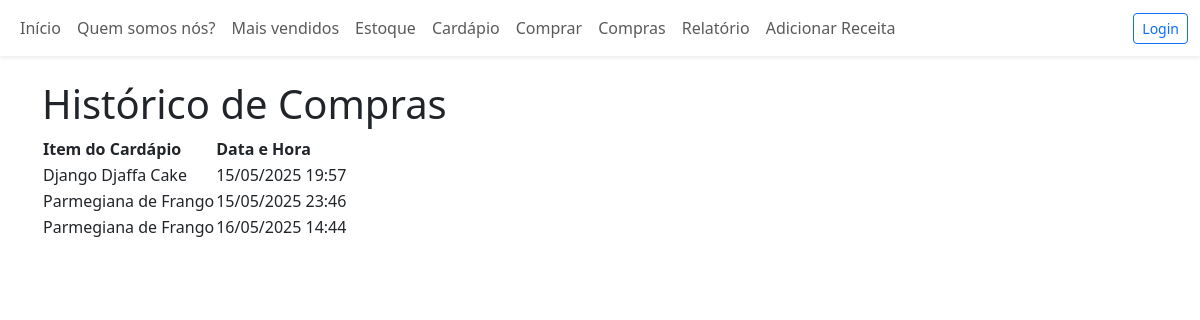
Screenshot of /inventory/purchases/ with the database file from the repository.
### inventory/models.py (models this page shows, shortened)
class Purchase(models.Model):
    menu_item = models.ForeignKey(MenuItem, on_delete=models.CASCADE)
    timestamp = models.DateTimeField(auto_now_add=True)

class MenuItem(models.Model):
    title = models.CharField(max_length=100, unique=True)
    price = models.DecimalField(max_digits=8, decimal_places=2)
    image = models.ImageField(upload_to='menu/', null=True, blank=True)

### inventory/views.py (the view)
# urls.py: path('purchases/', PurchaseListView.as_view(), name='purchases'),
class PurchaseListView(ListView):
    model = Purchase
    template_name = 'inventory/purchases.html'
    context_object_name = 'purchases'

### inventory/templates/inventory/purchases.html (shortened to what this page needs)
{% extends "inventory/base.html" %}
{% block content %}
  <h1>Histórico de Compras</h1>
  <table>
    <thead>
      <tr>
        <th>Item do Cardápio</th>
        <th>Data e Hora</th>
      </tr>
    </thead>
    <tbody>
      {% for purchase in purchases %}
      <tr>
        <td>{{ purchase.menu_item.title }}</td>
        <td>{{ purchase.timestamp|date:"d/m/Y H:i" }}</td>
      </tr>
      {% empty %}
      <tr><td colspan="2">Nenhuma compra registrada.</td></tr>
      {% endfor %}
    </tbody>
  </table>
{% endblock %}

### rows the page displays
Purchase: menu_item "Django Djaffa Cake", timestamp "15/05/2025 19:57"
Purchase: menu_item "Parmegiana de Frango", timestamp "15/05/2025 23:46"
Purchase: menu_item "Parmegiana de Frango", timestamp "16/05/2025 14:44"
